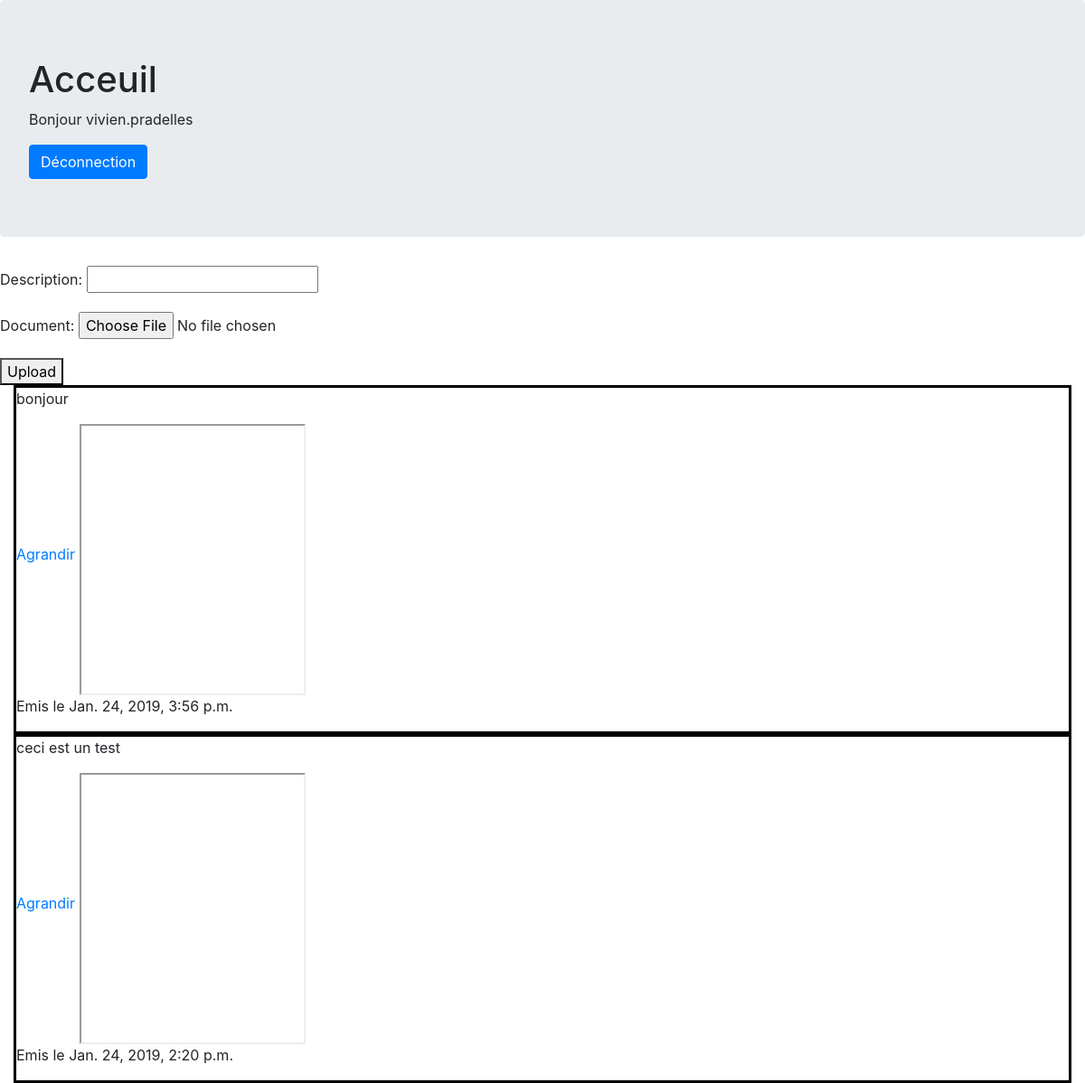
The app's page / (signed in), older data.
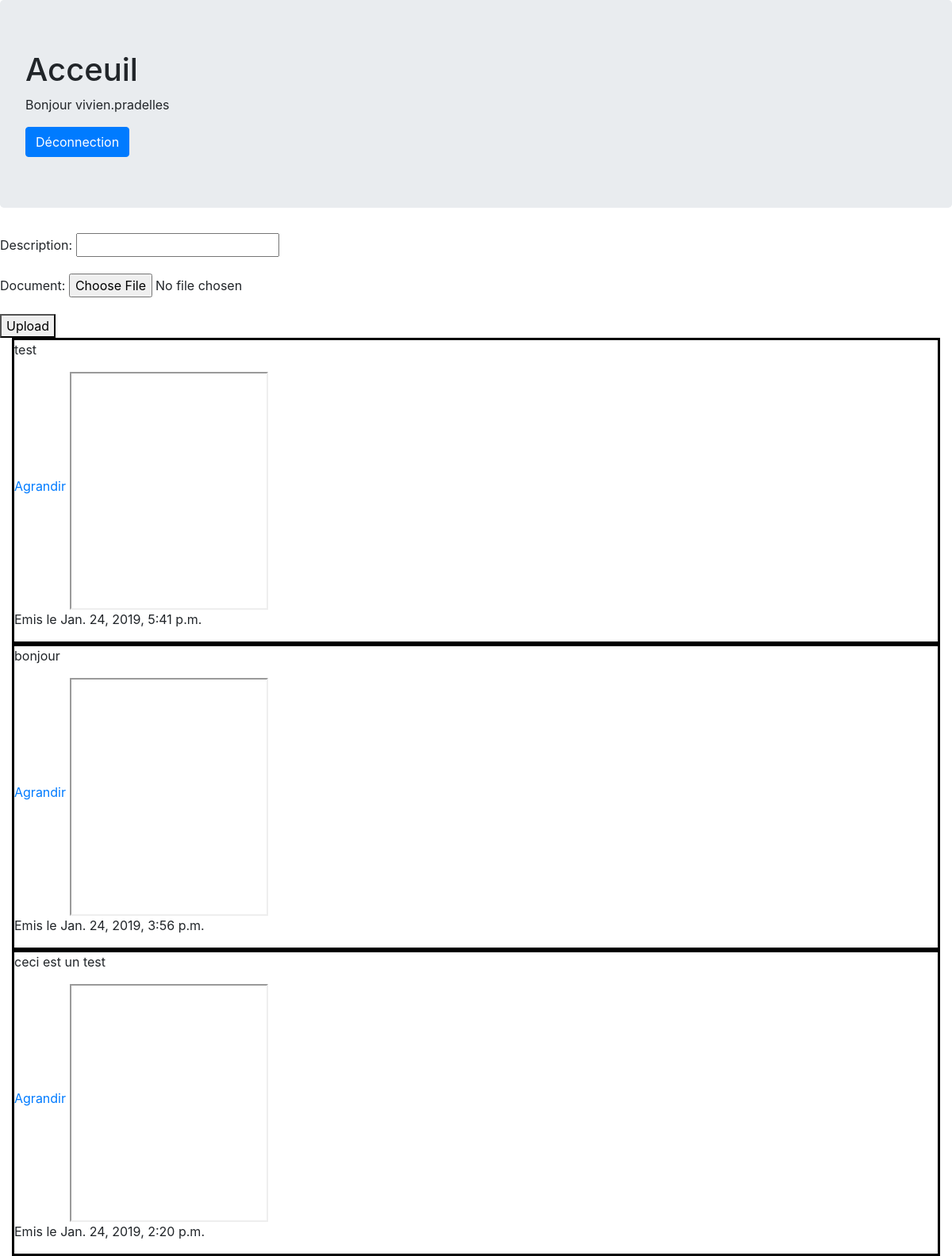
The same page, newer data.
### app/models.py (models this page shows)
class Document(models.Model):
    author = models.ForeignKey(User, null=True, blank=True, on_delete=models.CASCADE)
    description = models.CharField(max_length=255, blank=True)
    document = models.FileField(upload_to='documents/', validators=[FileExtensionValidator(allowed_extensions=['pdf'])])
    uploaded_at = models.DateTimeField(auto_now_add=True)

### app/views.py (the view)
# urls.py: path('', views.index, name='index'),
def index(request):
    if request.method == 'POST' and request.user:
        form = DocumentForm(request.POST, request.FILES)
        if form.is_valid():
            form.save()
            return redirect("/")
    else:
        form = DocumentForm()
    return render(request, 'index.html', {
        'form': form,
        'documents': Document.objects.all().order_by('-uploaded_at')[:20],
    })

### app/forms.py
class DocumentForm(forms.ModelForm):
    class Meta:
        model = Document
        fields = ('description', 'document')

### templates/index.html (shortened to what this page needs)
<!doctype html>
<html lang="en">
<head>
  <link
    rel="stylesheet"
    href="https://stackpath.bootstrapcdn.com/bootstrap/4.1.0/css/bootstrap.min.css"
>
</head>
<body>
  <div class="jumbotron">
    <h1>Acceuil</h1>
    {% if user.is_authenticated %}
      <p>Bonjour {{ user.username }}</p>
      <a class="btn btn-primary" href="{% url 'logout' %}">Déconnection</a>
    {% else %}
      <a class="btn btn-primary" href="{% url 'login' %}">
        Connectez-vous
      </a>
    {% endif %}
  </div>
    {% if user.is_authenticated %}
    <div>
      <form method="post" enctype="multipart/form-data">
        {{ form.as_p }}
        <button type="submit">Upload</button>
      </form>
    </div>
    <div class="container-fluid">
    {% load static %}
    {% for document in documents %}
      <div  style= "border-width:3px; border-style:solid; border-color:black">
        <p>{{ document.description }}</p>
        <a href="{{ document.document }}">Agrandir</a>
        <iframe src="{{ document.document }}" width="250" height="300" align="middle"></iframe>
        <p>Emis le {{ document.uploaded_at }}</p>
      </div>
    {% endfor %}
    {% endif %}
  </div>
</body>
</html>

Row changes from the older to the newer data that the page shows:
added Document: description "test", uploaded_at "Jan. 24, 2019, 5:41 p.m."
